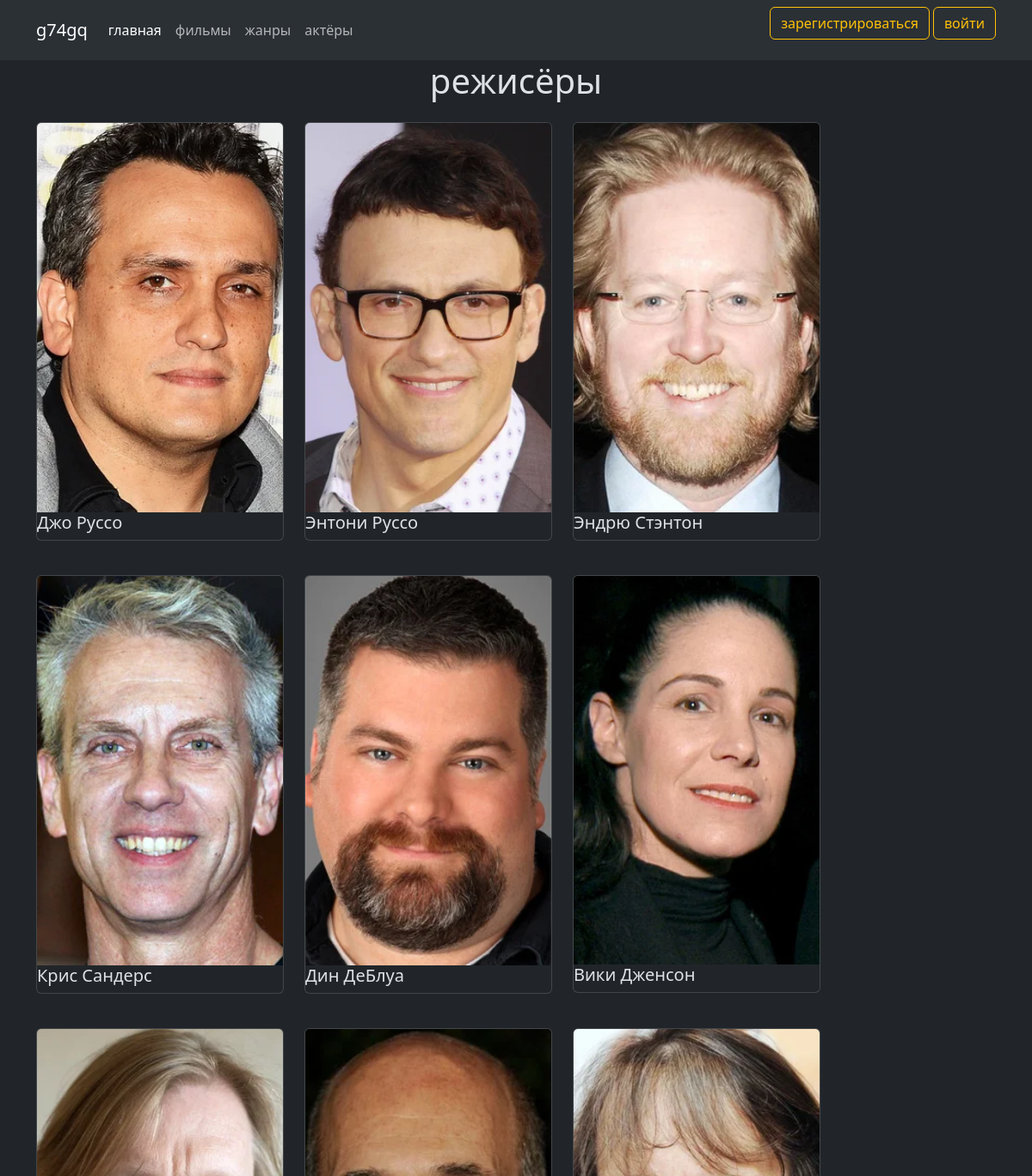
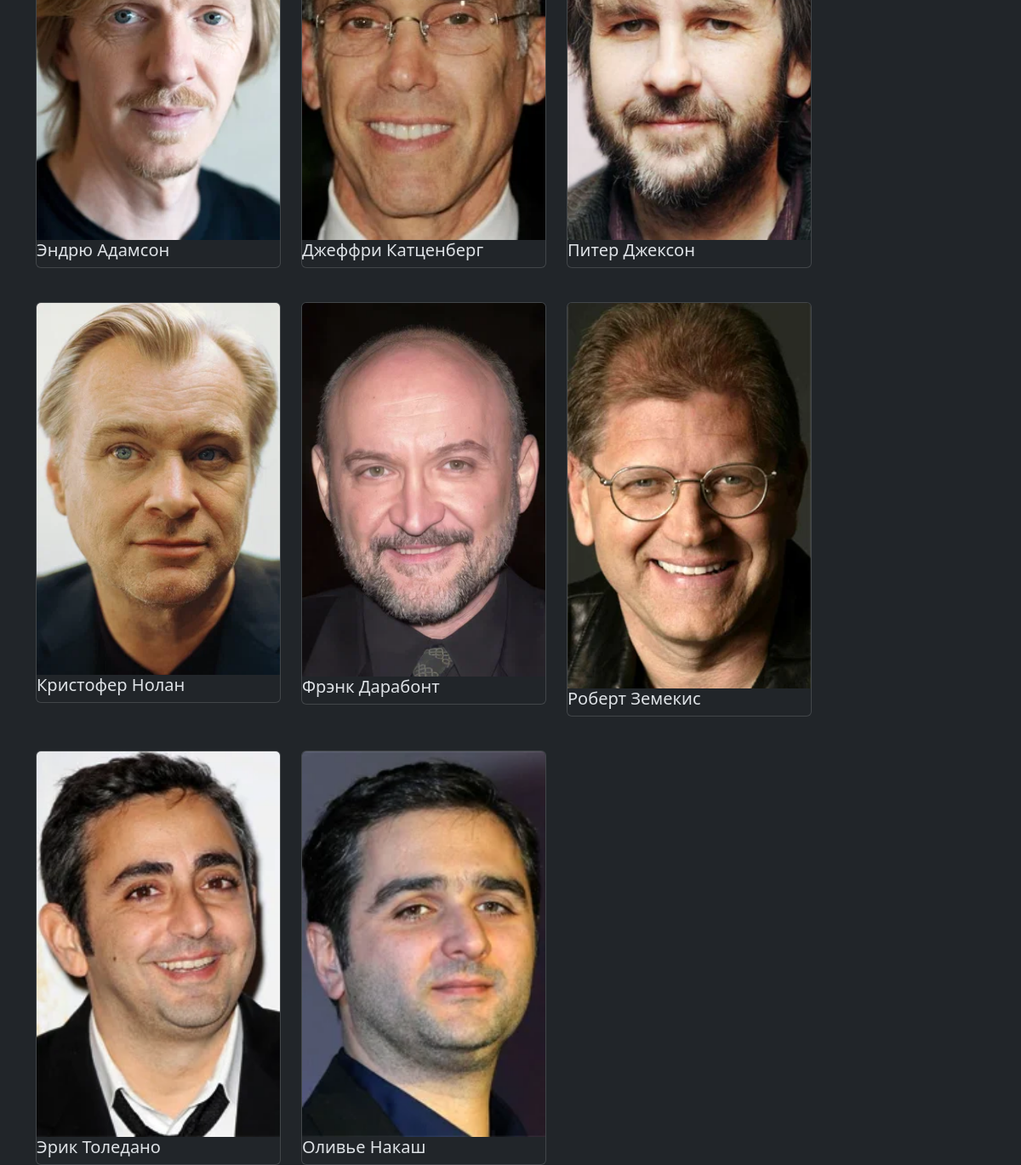
/directors_list/, run on the app's committed database (2 pictures, top to bottom).
### gn_01/models.py (models this page shows, shortened)
class MoviePerson(models.Model):
    class RoleType(models.TextChoices):
        ACTOR = 'actor', 'Actor'
        DIRECTOR = 'director', 'Director'
    name = models.CharField(max_length=255)
    birth_date = models.DateField(blank=True, null=True)
    photo = models.ImageField(
        upload_to="gn_01/images/person/photos/",
        blank=True, null=True)
    role = models.CharField(
        max_length=20, choices=RoleType.choices,
        blank=True, null=True)

### gn_01/views.py (the view)
# urls.py: path('directors_list/', directors_list, name='directors_list'),
def directors_list(request):
    directors = MoviePerson.objects.filter(role=MoviePerson.RoleType.DIRECTOR).order_by('-id')
    return render(request, 'gn_01/list/directors_list.html', {
        'persons': directors, 'title': 'режисёры'
    })

### gn_01/templates/gn_01/list/directors_list.html (shortened to what this page needs)
{% extends "core/base.html" %}
{% block content %}
<h1 class="text-center">{{title}}</h1>
    <div class="d-flex align-items-start gap-4 flex-wrap container">
        {% for person in persons %}
        <a class="text-decoration-none" href="">
            <div class="card mt-3" style="width: 18rem;">
                <img src="{{person.photo.url}}" class="card-img-top" alt="...">
                <h5 class="card-title">{{person.name}}</h5>
            </div>
        </a>
        {% endfor %}
</div>
{% endblock %}

### data on the page
MoviePerson: shows a picture, name "Джо Руссо"
MoviePerson: shows a picture, name "Энтони Руссо"
MoviePerson: shows a picture, name "Эндрю Стэнтон"
MoviePerson: shows a picture, name "Крис Сандерс"
MoviePerson: shows a picture, name "Дин ДеБлуа"
MoviePerson: shows a picture, name "Вики Дженсон"
MoviePerson: shows a picture, name "Эндрю Адамсон"
MoviePerson: shows a picture, name "Джеффри Катценберг"
MoviePerson: shows a picture, name "Питер Джексон"
MoviePerson: shows a picture, name "Кристофер Нолан"
MoviePerson: shows a picture, name "Фрэнк Дарабонт"
MoviePerson: shows a picture, name "Роберт Земекис"
MoviePerson: photo (picture), name "Эрик Толедано"
MoviePerson: photo (picture), name "Оливье Накаш"

### other printed values
{{ title }} "режисёры"
